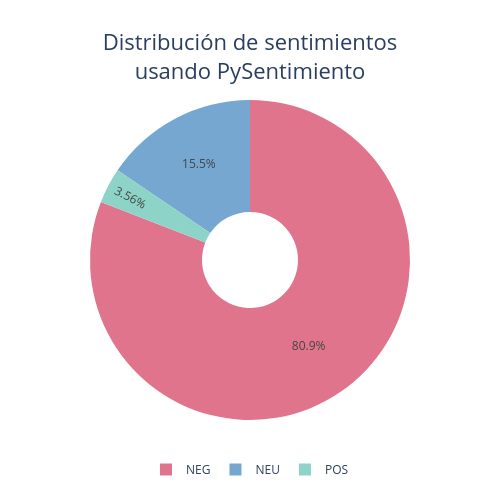

The cell this chart's notebook holds for it:
### Code cell
colores_sentimientos = {
    'NEU': '#75A7D1',  # Un tono de azul suave
    'NEG': '#e0748c',  # Un tono de rojo/magenta de 'sunset'
    'POS': '#8DD3C7'   # Un tono de verde suave
}


colors = [colores_sentimientos.get(label, 'gray') for label in labels]


fig = go.Figure(data=[go.Pie(labels=labels, values=values, hole=.3,
                            marker=dict(colors=colors))])


fig.update_layout(
    title='Distribución de sentimientos<br>usando PySentimiento',
    title_x=0.5,
    title_font_size=22,
    width=500,
    height=500,
    legend=dict(
        orientation="h",
        yanchor="bottom",
        y=-0.2,
        xanchor="center",
        x=0.5
    )
)


fig.show()

### Figure 1 — Plotly figure (JSON) as saved in the notebook; plotly's stock layout.template omitted (floating-point values rounded to 4 significant figures)
{"data": [{"hole": 0.3, "labels": ["NEG", "NEU", "POS"], "marker": {"colors": ["#e0748c", "#75A7D1", "#8DD3C7"]}, "type": "pie", "values": [7187, 1379, 316]}], "layout": {"height": 500, "legend": {"orientation": "h", "x": 0.5, "xanchor": "center", "y": -0.2, "yanchor": "bottom"}, "title": {"font": {"size": 22}, "text": "Distribución de sentimientos<br>usando PySentimiento", "x": 0.5}, "width": 500}}
